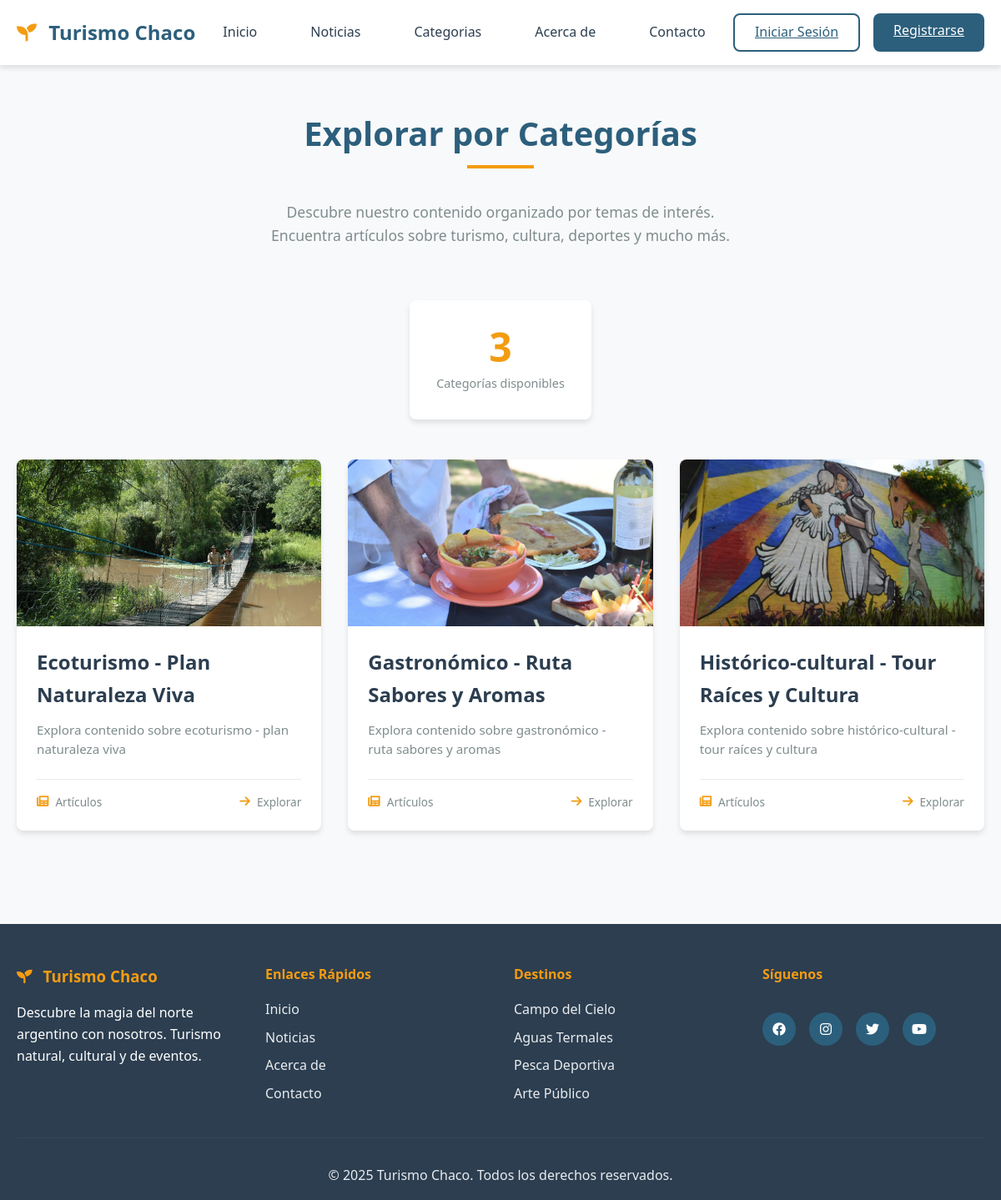
/Genericos/Categorias/, run on the app's committed database.
### apps/genericos/models.py (models this page shows, shortened)
class Categoria(models.Model):
	nombre = models.CharField(max_length=60)
	imagen = models.ImageField(upload_to = 'categorias', null = True)

### apps/genericos/views.py (the view)
# urls.py: path("Categorias/", views.Listar_Categorias, name="path_listar_categorias"),
def Listar_Categorias(request):
    categorias = Categoria.objects.all()
    context = {
        'categorias': categorias,
        'articulos': [],  # Lista vacía temporal
    }
    return render(request,"genericos/categorias.html", context)

### templates/genericos/categorias.html (shortened to what this page needs)
{% extends "base.html" %}
{% load static %}
{% block contenido_cuerpo %}
<section class="categories-section" id="categorias">
    <div class="container">
        <div class="page-header">
            <h2 class="section-title">Explorar por Categorías</h2>
            <p class="section-subtitle">
                Descubre nuestro contenido organizado por temas de interés.
                Encuentra artículos sobre turismo, cultura, deportes y mucho más.
            </p>
        </div>
        {% if categorias %}
            <div class="categories-counter">
                <div class="counter-card">
                    <div class="counter-number">{{ categorias|length }}</div>
                    <div class="counter-text">
                        {% if categorias|length == 1 %}
                            Categoría disponible
                        {% else %}
                            Categorías disponibles
                        {% endif %}
                    </div>
                </div>
            </div>
            <div class="categorias-grid">
                {% for categoria in categorias %}
                    <a href="{% url 'articulos:path_filtro_categoria' categoria.pk %}" class="categoria-link">
                        <div class="categoria-card">
                            <div class="categoria-image-container">
                                {% if categoria.imagen %}
                                    <img src="{{ categoria.imagen.url }}" alt="{{ categoria.nombre }}" class="categoria-imagen">
                                {% else %}
                                    <div class="categoria-placeholder">
                                        <i class="fas fa-image"></i>
                                        <span>Sin imagen</span>
                                    </div>
                                {% endif %}
                            </div>
                            <div class="categoria-content">
                                <h3 class="categoria-nombre">{{ categoria.nombre }}</h3>
                                <p class="categoria-descripcion">
                                    Explora contenido sobre {{ categoria.nombre|lower }}
                                </p>
                                <div class="categoria-stats">
                                    <div class="stat-item">
                                        <i class="fas fa-newspaper"></i>
                                        <span>Artículos</span>
                                    </div>
                                    <div class="stat-item">
                                        <i class="fas fa-arrow-right"></i>
                                        <span>Explorar</span>
                                    </div>
                                </div>
                            </div>
                        </div>
                    </a>
                {% endfor %}
            </div>
        {% endif %}
    </div>
</section>
{% endblock contenido_cuerpo %}

### static/css/styles.css (style rules this page uses)
* { margin: 0; padding: 0; box-sizing: border-box; }
:root { --primary-color: #2c5f7c; --secondary-color: #4a9ebb; --accent-color: #f39c12; --text-dark: #2c3e50; --text-light: #7f8c8d; --white: #ffffff; --gray-light: #f8f9fa; --gray-medium: #e9ecef; --success-color: #27ae60; --shadow: 0 4px 6px rgba(0, 0, 0, 0.1); --shadow-lg: 0 10px 25px rgba(0, 0, 0, 0.15); --border-radius: 8px; --transition: all 0.3s ease; }
body { font-family: 'Segoe UI', Tahoma, Geneva, Verdana, sans-serif; line-height: 1.6; color: var(--text-dark); overflow-x: hidden; }
.container { max-width: 1200px; margin: 0 auto; padding: 0 20px; }
.section-title { text-align: center; font-size: 2.5rem; margin-bottom: 3rem; color: var(--primary-color); position: relative; }
.section-title::after { content: ''; width: 80px; height: 4px; background: var(--accent-color); position: absolute; bottom: -10px; left: 50%; transform: translateX(-50%); }

### templates/genericos/categorias.html (style rules this page uses)
.categories-section { padding: 8rem 0 5rem; background: var(--gray-light); min-height: 100vh; }
.page-header { text-align: center; margin-bottom: 4rem; }
.section-subtitle { color: var(--text-light); font-size: 1.1rem; max-width: 600px; margin: 1rem auto 0; line-height: 1.6; }
.categories-counter { display: flex; justify-content: center; margin-bottom: 3rem; }
.counter-card { background: var(--white); padding: 2rem; border-radius: var(--border-radius); box-shadow: var(--shadow); text-align: center; min-width: 200px; }
.counter-number { font-size: 3rem; font-weight: 700; color: var(--accent-color); line-height: 1; }
.counter-text { color: var(--text-light); font-size: 0.9rem; margin-top: 0.5rem; font-weight: 500; }
.categorias-grid { display: grid; grid-template-columns: repeat(auto-fit, minmax(300px, 1fr)); gap: 2rem; margin-bottom: 2rem; }
.categoria-link { text-decoration: none; color: inherit; display: block; }
.categoria-card { background: var(--white); border-radius: var(--border-radius); overflow: hidden; box-shadow: var(--shadow); transition: var(--transition); height: 100%; display: flex; flex-direction: column; position: relative; }
.categoria-card::before { content: ''; position: absolute; top: 0; left: 0; right: 0; height: 4px; background: linear-gradient(90deg, var(--primary-color), var(--accent-color)); transform: scaleX(0); transition: var(--transition); }
.categoria-image-container { position: relative; height: 200px; overflow: hidden; background: var(--gray-medium); }
.categoria-imagen { width: 100%; height: 100%; object-fit: cover; transition: var(--transition); }
.categoria-content { padding: 1.5rem; flex-grow: 1; display: flex; flex-direction: column; }
.categoria-nombre { font-size: 1.5rem; font-weight: 700; color: var(--text-dark); margin: 0 0 0.75rem 0; transition: var(--transition); }
.categoria-descripcion { color: var(--text-light); font-size: 0.95rem; line-height: 1.5; margin-bottom: 1.5rem; flex-grow: 1; }
.categoria-stats { display: flex; justify-content: space-between; align-items: center; padding-top: 1rem; border-top: 1px solid var(--gray-medium); }
.stat-item { display: flex; align-items: center; gap: 0.5rem; font-size: 0.85rem; color: var(--text-light); transition: var(--transition); }
.stat-item i { color: var(--accent-color); font-size: 0.9rem; }

### data on the page
Categoria: imagen (picture), nombre "Ecoturismo - Plan Naturaleza Viva", nombre "ecoturismo - plan naturaleza viva"
Categoria: imagen (picture), nombre "Gastronómico - Ruta Sabores y Aromas", nombre "gastronómico - ruta sabores y aromas"
Categoria: imagen (picture), nombre "Histórico-cultural - Tour Raíces y Cultura", nombre "histórico-cultural - tour raíces y cultura"

### other printed values
{{ categorias|length }} "3"
